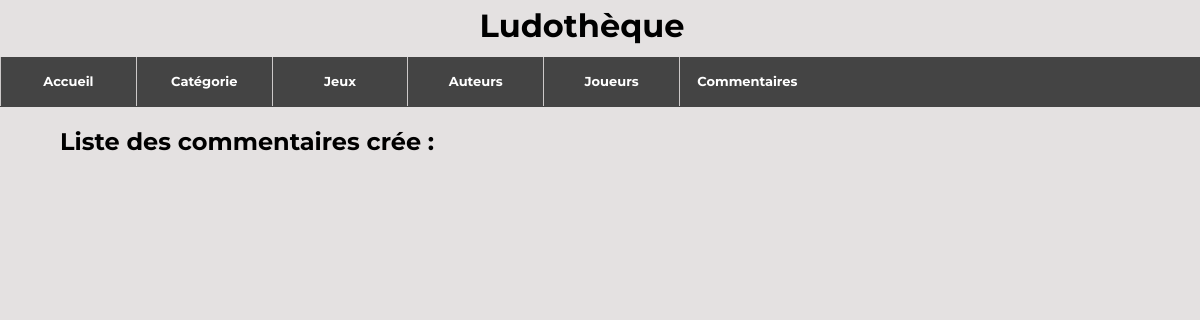
The page /ludo/affichagecommentaires/ on the database as committed earlier.
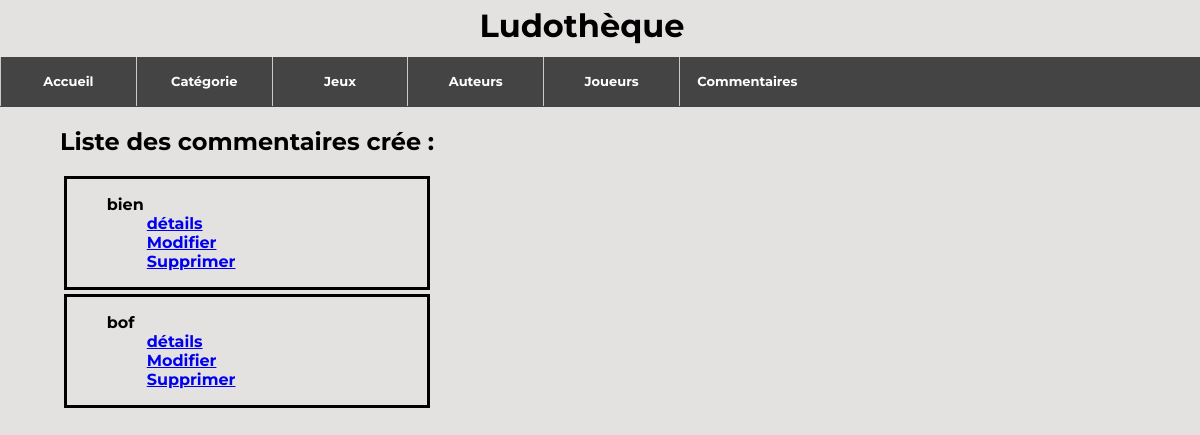
The same page on the database as committed later.
### ludo/models.py (models this page shows, shortened)
class Commentaires(models.Model):
    jeux_com = models.ForeignKey("jeux", on_delete=models.CASCADE)
    joueurs_com = models.ForeignKey("joueurs", on_delete=models.CASCADE)
    note_com = models.IntegerField(blank=False)
    commentaire_jeu = models.TextField(null=True, blank=True)
    date_com = models.DateField(blank=True, null=True)
    def __str__(self):
        chaine5 = f"{self.commentaire_jeu}"
        return chaine5

### ludo/views.py (the view)
# urls.py: path('affichagecommentaires/', views.affichagecommentaires),
def affichagecommentaires(request):
    liste5 = list(models.Commentaires.objects.all())
    return render(request, 'ludo/affichagecommentaires.html',{"liste" : liste5})

### ludo/templates/ludo/affichagecommentaires.html (shortened to what this page needs)
<!DOCTYPE html>
<html lang="en">
<head>
    {% extends 'main.html' %}
    {% load static %}
    {% block content %}
</head>
<body>
    <div class="margin">
        <h2> Liste des commentaires crée :</h2>
        {% for c in liste %}
        <div class="li_Border">
            <ul>
                {{c}}
                <ul><a href="/ludo/affichecommentaires/{{c.id}}/">détails</a></ul>
                <ul><a href="/ludo/updatecommentaires/{{c.id}}/">Modifier</a></ul>
                <ul><a href="/ludo/deletecommentaires/{{c.id}}/">Supprimer</a></ul>
            </ul>
        </div>
        {% endfor %}
    </div>
</body>
</html>
{% endblock %}

Rows that differ between the two databases and show on the page:
added Commentaires: commentaire_jeu "bien"
added Commentaires: commentaire_jeu "bof"
